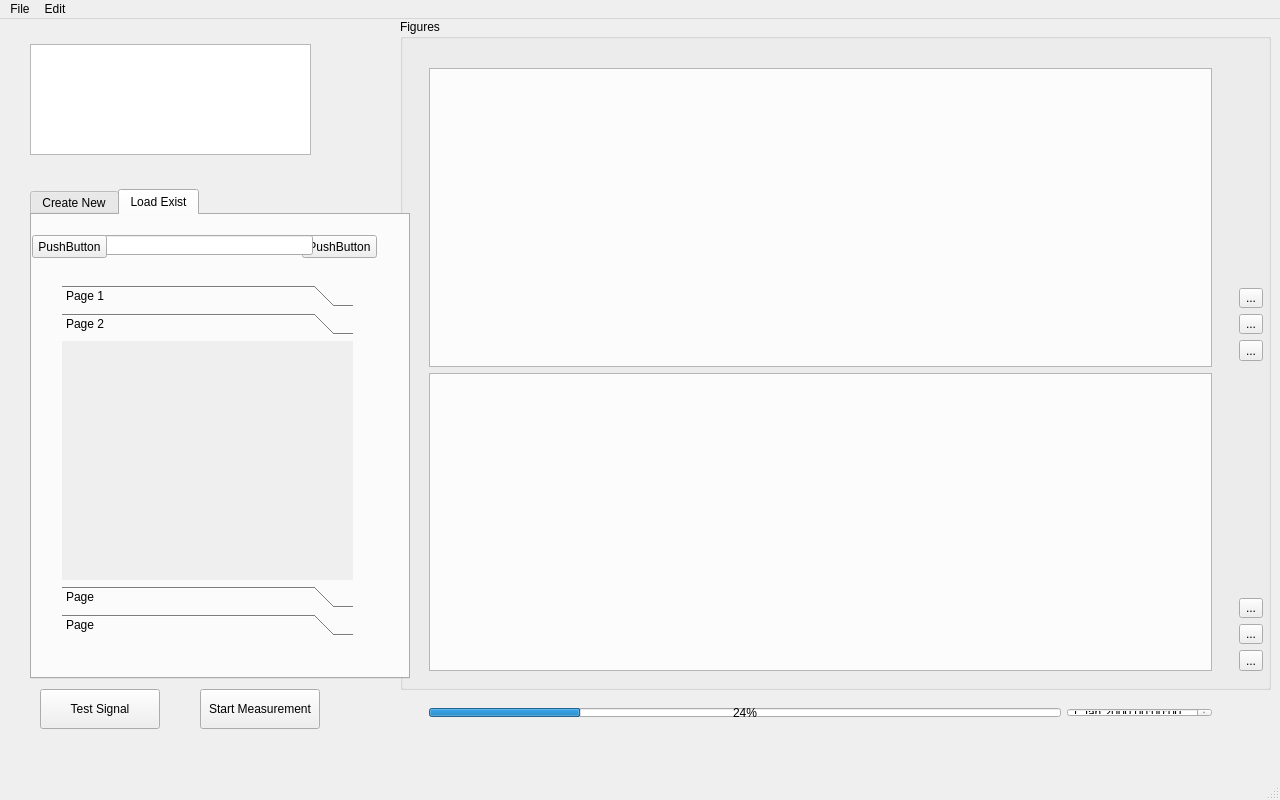
<?xml version="1.0" encoding="UTF-8"?>
<ui version="4.0">
 <class>MeasMain</class>
 <widget class="QMainWindow" name="MeasMain">
  <property name="geometry">
   <rect>
    <x>0</x>
    <y>0</y>
    <width>1280</width>
    <height>800</height>
   </rect>
  </property>
  <property name="windowTitle">
   <string>Meas</string>
  </property>
  <property name="styleSheet">
   <string notr="true">font: 9pt &quot;SansSerif&quot;;</string>
  </property>
  <widget class="QWidget" name="measCentral">
   <widget class="QGraphicsView" name="JbaeLogo">
    <property name="geometry">
     <rect>
      <x>30</x>
      <y>25</y>
      <width>281</width>
      <height>111</height>
     </rect>
    </property>
    <property name="locale">
     <locale language="English" country="UnitedKingdom"/>
    </property>
   </widget>
   <widget class="QToolButton" name="testSig">
    <property name="geometry">
     <rect>
      <x>40</x>
      <y>670</y>
      <width>120</width>
      <height>40</height>
     </rect>
    </property>
    <property name="toolTip">
     <string>Open Menu Test Signal</string>
    </property>
    <property name="text">
     <string>Test Signal</string>
    </property>
   </widget>
   <widget class="QToolButton" name="startMeas">
    <property name="geometry">
     <rect>
      <x>200</x>
      <y>670</y>
      <width>120</width>
      <height>40</height>
     </rect>
    </property>
    <property name="toolTip">
     <string>Start Measurement</string>
    </property>
    <property name="text">
     <string>Start Measurement</string>
    </property>
   </widget>
   <widget class="QTabWidget" name="tabWidget">
    <property name="geometry">
     <rect>
      <x>30</x>
      <y>170</y>
      <width>380</width>
      <height>490</height>
     </rect>
    </property>
    <property name="currentIndex">
     <number>1</number>
    </property>
    <widget class="QWidget" name="newTab">
     <attribute name="title">
      <string>Create New</string>
     </attribute>
     <widget class="QDial" name="sigLevel">
      <property name="geometry">
       <rect>
        <x>250</x>
        <y>70</y>
        <width>50</width>
        <height>64</height>
       </rect>
      </property>
      <property name="toolTip">
       <string extracomment="Signal Level">Set Volume Level</string>
      </property>
      <property name="statusTip">
       <string/>
      </property>
      <property name="accessibleDescription">
       <string/>
      </property>
     </widget>
     <widget class="QWidget" name="layoutWidget">
      <property name="geometry">
       <rect>
        <x>15</x>
        <y>30</y>
        <width>341</width>
        <height>371</height>
       </rect>
      </property>
      <layout class="QGridLayout" name="signalPropGrid">
       <item row="0" column="0">
        <layout class="QFormLayout" name="signalTypeGrid">
         <item row="0" column="0">
          <widget class="QLabel" name="sigTypeLab">
           <property name="text">
            <string>Signal Type</string>
           </property>
          </widget>
         </item>
         <item row="1" column="0">
          <widget class="QComboBox" name="sigTypeSel">
           <property name="minimumSize">
            <size>
             <width>162</width>
             <height>0</height>
            </size>
           </property>
           <property name="toolTip">
            <string>Select Signal Type</string>
           </property>
           <property name="statusTip">
            <string/>
           </property>
          </widget>
         </item>
        </layout>
       </item>
       <item row="1" column="0">
        <layout class="QFormLayout" name="LengthGrid">
         <item row="0" column="0">
          <widget class="QLabel" name="lengthLab">
           <property name="text">
            <string>Length Signal</string>
           </property>
          </widget>
         </item>
         <item row="1" column="0">
          <widget class="QComboBox" name="lengthSelect">
           <property name="minimumSize">
            <size>
             <width>162</width>
             <height>0</height>
            </size>
           </property>
           <property name="toolTip">
            <string>Select Length of Signal in k samples</string>
           </property>
          </widget>
         </item>
        </layout>
       </item>
       <item row="2" column="0">
        <layout class="QFormLayout" name="sweepGrid">
         <item row="0" column="0">
          <widget class="QLabel" name="sweepsLab">
           <property name="text">
            <string>No Sweeps</string>
           </property>
          </widget>
         </item>
         <item row="1" column="0">
          <widget class="QComboBox" name="SweepsSelect">
           <property name="minimumSize">
            <size>
             <width>162</width>
             <height>0</height>
            </size>
           </property>
           <property name="toolTip">
            <string>Select number of itterations</string>
           </property>
           <property name="accessibleDescription">
            <string/>
           </property>
          </widget>
         </item>
        </layout>
       </item>
       <item row="3" column="0">
        <layout class="QFormLayout" name="startFreqGrid">
         <item row="0" column="0">
          <widget class="QLabel" name="startFreqLab">
           <property name="text">
            <string>Start Frequecy</string>
           </property>
          </widget>
         </item>
         <item row="1" column="0">
          <widget class="QSlider" name="startFreqSlid_2">
           <property name="minimumSize">
            <size>
             <width>162</width>
             <height>0</height>
            </size>
           </property>
           <property name="toolTip">
            <string>Select Start Frequency</string>
           </property>
           <property name="maximum">
            <number>100000</number>
           </property>
           <property name="orientation">
            <enum>Qt::Horizontal</enum>
           </property>
          </widget>
         </item>
         <item row="1" column="1">
          <widget class="QDoubleSpinBox" name="startFreqSpin">
           <property name="minimumSize">
            <size>
             <width>100</width>
             <height>0</height>
            </size>
           </property>
           <property name="toolTip">
            <string>Set Start Frequency</string>
           </property>
           <property name="maximum">
            <double>100000.000000000000000</double>
           </property>
           <property name="value">
            <double>20.000000000000000</double>
           </property>
          </widget>
         </item>
        </layout>
       </item>
       <item row="4" column="0">
        <layout class="QFormLayout" name="endFreqGrid">
         <item row="0" column="0">
          <widget class="QLabel" name="endFreqLab">
           <property name="text">
            <string>End Frequency</string>
           </property>
          </widget>
         </item>
         <item row="1" column="0">
          <widget class="QSlider" name="endFreqSlid">
           <property name="minimumSize">
            <size>
             <width>162</width>
             <height>0</height>
            </size>
           </property>
           <property name="toolTip">
            <string>Select End Frequency</string>
           </property>
           <property name="maximum">
            <number>100000</number>
           </property>
           <property name="orientation">
            <enum>Qt::Horizontal</enum>
           </property>
          </widget>
         </item>
         <item row="1" column="1">
          <widget class="QDoubleSpinBox" name="endFreqSpin">
           <property name="minimumSize">
            <size>
             <width>100</width>
             <height>0</height>
            </size>
           </property>
           <property name="toolTip">
            <string>Set End Frequency</string>
           </property>
           <property name="maximum">
            <double>100000.000000000000000</double>
           </property>
           <property name="value">
            <double>20000.000000000000000</double>
           </property>
          </widget>
         </item>
        </layout>
       </item>
      </layout>
     </widget>
     <zorder>layoutWidget</zorder>
     <zorder>sigLevel</zorder>
    </widget>
    <widget class="QWidget" name="LoadTab">
     <attribute name="title">
      <string>Load Exist</string>
     </attribute>
     <widget class="QPushButton" name="pushButton">
      <property name="geometry">
       <rect>
        <x>270</x>
        <y>20</y>
        <width>75</width>
        <height>23</height>
       </rect>
      </property>
      <property name="text">
       <string>PushButton</string>
      </property>
     </widget>
     <widget class="QLineEdit" name="lineEdit_3">
      <property name="geometry">
       <rect>
        <x>70</x>
        <y>20</y>
        <width>211</width>
        <height>20</height>
       </rect>
      </property>
     </widget>
     <widget class="QPushButton" name="pushButton_2">
      <property name="geometry">
       <rect>
        <x>0</x>
        <y>20</y>
        <width>75</width>
        <height>23</height>
       </rect>
      </property>
      <property name="text">
       <string>PushButton</string>
      </property>
     </widget>
     <widget class="QToolBox" name="recMeasurements">
      <property name="geometry">
       <rect>
        <x>30</x>
        <y>70</y>
        <width>291</width>
        <height>351</height>
       </rect>
      </property>
      <property name="currentIndex">
       <number>1</number>
      </property>
      <widget class="QWidget" name="measurement">
       <property name="geometry">
        <rect>
         <x>0</x>
         <y>0</y>
         <width>291</width>
         <height>235</height>
        </rect>
       </property>
       <attribute name="label">
        <string>Page 1</string>
       </attribute>
      </widget>
      <widget class="QWidget" name="measurement2">
       <property name="geometry">
        <rect>
         <x>0</x>
         <y>0</y>
         <width>291</width>
         <height>235</height>
        </rect>
       </property>
       <attribute name="label">
        <string>Page 2</string>
       </attribute>
      </widget>
      <widget class="QWidget" name="measurement3">
       <attribute name="label">
        <string>Page</string>
       </attribute>
      </widget>
      <widget class="QWidget" name="measurement4">
       <attribute name="label">
        <string>Page</string>
       </attribute>
      </widget>
     </widget>
    </widget>
   </widget>
   <widget class="QGroupBox" name="Figures">
    <property name="geometry">
     <rect>
      <x>400</x>
      <y>0</y>
      <width>871</width>
      <height>671</height>
     </rect>
    </property>
    <property name="title">
     <string>Figures</string>
    </property>
    <widget class="QWidget" name="layoutWidget">
     <property name="geometry">
      <rect>
       <x>830</x>
       <y>570</y>
       <width>34</width>
       <height>91</height>
      </rect>
     </property>
     <layout class="QFormLayout" name="figBottomGrid">
      <item row="0" column="0">
       <widget class="QToolButton" name="ViewPropBBottom">
        <property name="text">
         <string>...</string>
        </property>
       </widget>
      </item>
      <item row="1" column="0">
       <widget class="QToolButton" name="ZoomBottom">
        <property name="text">
         <string>...</string>
        </property>
       </widget>
      </item>
      <item row="2" column="0">
       <widget class="QToolButton" name="toolBottom">
        <property name="text">
         <string>...</string>
        </property>
        <property name="icon">
         <iconset>
          <normalon>../resources/icons/WrenchSm.png</normalon>
         </iconset>
        </property>
       </widget>
      </item>
     </layout>
    </widget>
    <widget class="QWidget" name="layoutWidget">
     <property name="geometry">
      <rect>
       <x>830</x>
       <y>260</y>
       <width>34</width>
       <height>91</height>
      </rect>
     </property>
     <layout class="QFormLayout" name="figTopGrid">
      <property name="fieldGrowthPolicy">
       <enum>QFormLayout::AllNonFixedFieldsGrow</enum>
      </property>
      <item row="0" column="0">
       <widget class="QToolButton" name="ViewPropTop">
        <property name="text">
         <string>...</string>
        </property>
       </widget>
      </item>
      <item row="1" column="0">
       <widget class="QToolButton" name="zoomTop">
        <property name="text">
         <string>...</string>
        </property>
       </widget>
      </item>
      <item row="2" column="0">
       <widget class="QToolButton" name="toolTop">
        <property name="text">
         <string>...</string>
        </property>
       </widget>
      </item>
     </layout>
    </widget>
   </widget>
   <widget class="QWidget" name="layoutWidget">
    <property name="geometry">
     <rect>
      <x>420</x>
      <y>680</y>
      <width>801</width>
      <height>27</height>
     </rect>
    </property>
    <layout class="QHBoxLayout" name="horizontalLayout">
     <item>
      <widget class="QProgressBar" name="progressBar">
       <property name="value">
        <number>24</number>
       </property>
      </widget>
     </item>
     <item>
      <widget class="QDateTimeEdit" name="dateTimeEdit"/>
     </item>
    </layout>
   </widget>
   <widget class="QWidget" name="layoutWidget">
    <property name="geometry">
     <rect>
      <x>420</x>
      <y>40</y>
      <width>801</width>
      <height>621</height>
     </rect>
    </property>
    <layout class="QVBoxLayout" name="figVert">
     <item>
      <widget class="QGraphicsView" name="plotTop"/>
     </item>
     <item>
      <widget class="QGraphicsView" name="PlotBottom"/>
     </item>
    </layout>
   </widget>
   <zorder>layoutWidget</zorder>
   <zorder>layoutWidget</zorder>
   <zorder>Figures</zorder>
   <zorder>JbaeLogo</zorder>
   <zorder>testSig</zorder>
   <zorder>startMeas</zorder>
   <zorder>tabWidget</zorder>
  </widget>
  <widget class="QMenuBar" name="menubar">
   <property name="geometry">
    <rect>
     <x>0</x>
     <y>0</y>
     <width>1280</width>
     <height>23</height>
    </rect>
   </property>
   <widget class="QMenu" name="menuJBae_Meas">
    <property name="title">
     <string>File</string>
    </property>
    <addaction name="actionSave"/>
    <addaction name="actionSave_As"/>
    <addaction name="actionSave_All"/>
    <addaction name="separator"/>
    <addaction name="actionPreferences"/>
    <addaction name="actionExit"/>
   </widget>
   <widget class="QMenu" name="menuEdit">
    <property name="title">
     <string>Edit</string>
    </property>
    <addaction name="actionDelete_Measurement"/>
   </widget>
   <addaction name="menuJBae_Meas"/>
   <addaction name="menuEdit"/>
  </widget>
  <widget class="QStatusBar" name="statusbar"/>
  <action name="actionExit">
   <property name="enabled">
    <bool>true</bool>
   </property>
   <property name="text">
    <string>Exit</string>
   </property>
   <property name="toolTip">
    <string>Exit Meas</string>
   </property>
   <property name="shortcut">
    <string>Ctrl+Q</string>
   </property>
  </action>
  <action name="actionSave">
   <property name="text">
    <string>Save</string>
   </property>
   <property name="toolTip">
    <string>Save Measurements</string>
   </property>
   <property name="shortcut">
    <string>Ctrl+S</string>
   </property>
  </action>
  <action name="actionSave_All">
   <property name="text">
    <string>Save All</string>
   </property>
   <property name="toolTip">
    <string>Save All Measurements</string>
   </property>
   <property name="shortcut">
    <string>Ctrl+Shift+S</string>
   </property>
  </action>
  <action name="actionPreferences">
   <property name="text">
    <string>Preferences</string>
   </property>
   <property name="toolTip">
    <string>Preferences Meas</string>
   </property>
   <property name="shortcut">
    <string>Ctrl+I</string>
   </property>
  </action>
  <action name="actionSave_As">
   <property name="text">
    <string>Save As</string>
   </property>
   <property name="toolTip">
    <string>Save Measurements As</string>
   </property>
  </action>
  <action name="actionDelete_Measurement">
   <property name="text">
    <string>Delete Measurement</string>
   </property>
  </action>
 </widget>
 <layoutdefault spacing="6" margin="9"/>
 <tabstops>
  <tabstop>testSig</tabstop>
  <tabstop>startMeas</tabstop>
  <tabstop>lineEdit_3</tabstop>
  <tabstop>ViewPropBBottom</tabstop>
  <tabstop>tabWidget</tabstop>
  <tabstop>sigLevel</tabstop>
  <tabstop>sigTypeSel</tabstop>
  <tabstop>lengthSelect</tabstop>
  <tabstop>SweepsSelect</tabstop>
  <tabstop>startFreqSlid_2</tabstop>
  <tabstop>endFreqSlid</tabstop>
  <tabstop>pushButton_2</tabstop>
  <tabstop>toolTop</tabstop>
  <tabstop>zoomTop</tabstop>
  <tabstop>ViewPropTop</tabstop>
  <tabstop>ZoomBottom</tabstop>
  <tabstop>toolBottom</tabstop>
  <tabstop>pushButton</tabstop>
  <tabstop>dateTimeEdit</tabstop>
  <tabstop>JbaeLogo</tabstop>
  <tabstop>PlotBottom</tabstop>
  <tabstop>plotTop</tabstop>
 </tabstops>
 <resources/>
 <connections/>
 <designerdata>
  <property name="gridDeltaX">
   <number>10</number>
  </property>
  <property name="gridDeltaY">
   <number>10</number>
  </property>
  <property name="gridSnapX">
   <bool>true</bool>
  </property>
  <property name="gridSnapY">
   <bool>true</bool>
  </property>
  <property name="gridVisible">
   <bool>true</bool>
  </property>
 </designerdata>
</ui>
